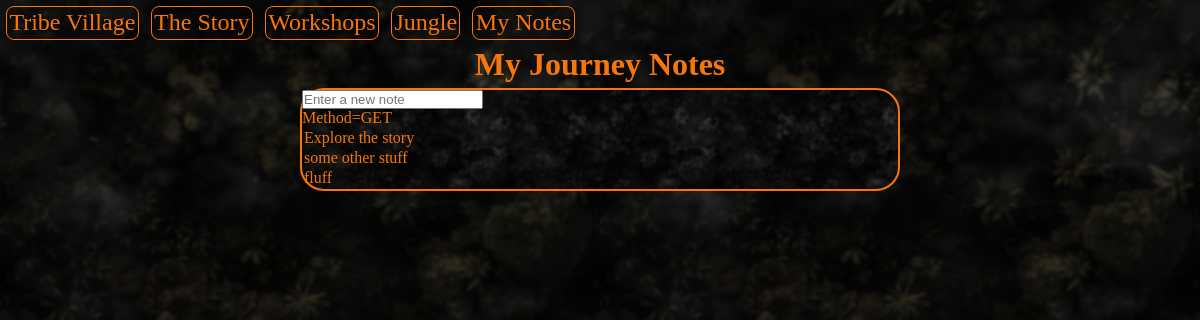
The app's page /my_notes with its own data.
### Tribe/models.py (models this page shows)
class Notes(models.Model):
    text = models.CharField(max_length=300)

### Tribe/views.py (the view)
# urls.py: path('my_notes', my_notes, name='my_notes')
def my_notes(request):
    method='GET'
    if request.method == 'POST':
        my_text = request.POST.get('item_text')
        entry = Notes()
        entry.text = my_text
        entry.save()
        return redirect(request.path)
    existing_notes = Notes.objects.all()
    return render(request, 'Tribe/my_notes.html', {'existing_notes': existing_notes, 'method': method})

### Tribe/templates/Tribe/my_notes.html (shortened to what this page needs)
{% extends 'Tribe/base.html' %}
{% load static %}
{% block body %}
<h1>My Journey Notes</h1>
<div class="div_center">
    <form method="post">
        <input type="text" name="item_text" id="new_note_field" placeholder="Enter a new note">
    </form>
    <p>Method={{method}}</p>
    <table id="table_of_notes">
        {% for note in existing_notes %}
            <tr class="table_row">
                <td  class="table_data">{{note.text}}</td>
            </tr>
        {% endfor %}
    </table>
</div>
{% endblock %}

### Tribe/static/Tribe/CSS/tribe.css (style rules this page uses)
* { margin:0; padding:0; box-sizing: border-box; }
body { background-image: url('../IMG/Tiles/jungle_tile_dark2_blur.jpg'); background-repeat: repeat; background-position: top left; background-size: 50% auto; display: flex; flex-direction: column; justify-content: center; align-items: center; }
h1 { color:#F7760B; animation-name: appear_all; animation-duration: 10s; animation-timing-function: ease-in; }
.div_center { background-image: url('../IMG/Tiles/jungle_tile_black_and_white_blur.jpg'); background-repeat: repeat; background-position: top left; background-size: 35% auto; display: flex; flex-direction: column; width:50%; border: solid 2px #F7760B; border-radius: 24px; margin: 5px; animation-name: appear_all; animation-duration: 10s; animation-timing-function: ease-in; }
p { color:#F7760B }
.table_data { color:#F7760B; }

### records on screen
Notes: text "Explore the story"
Notes: text "some other stuff"
Notes: text "fluff"

### other values on screen
{{ method }} "GET"
